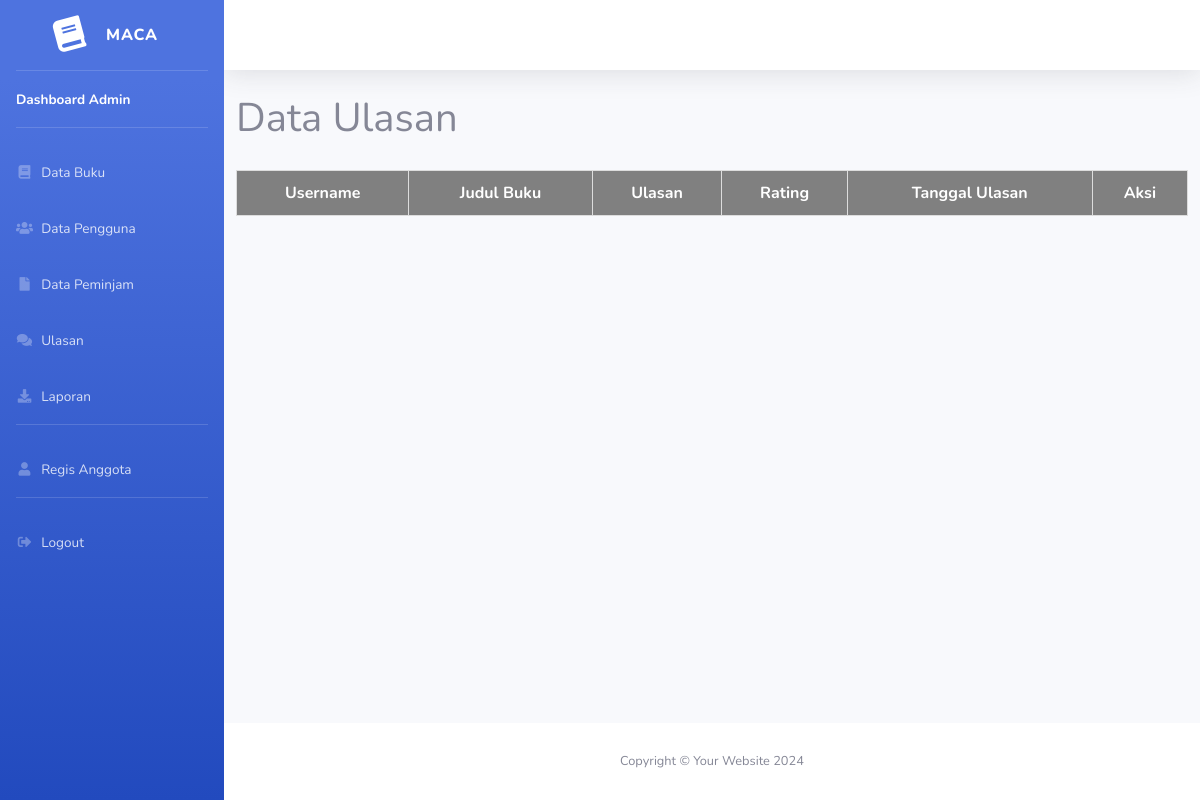
Page /admin/data_ulasan.php on the earlier database version.
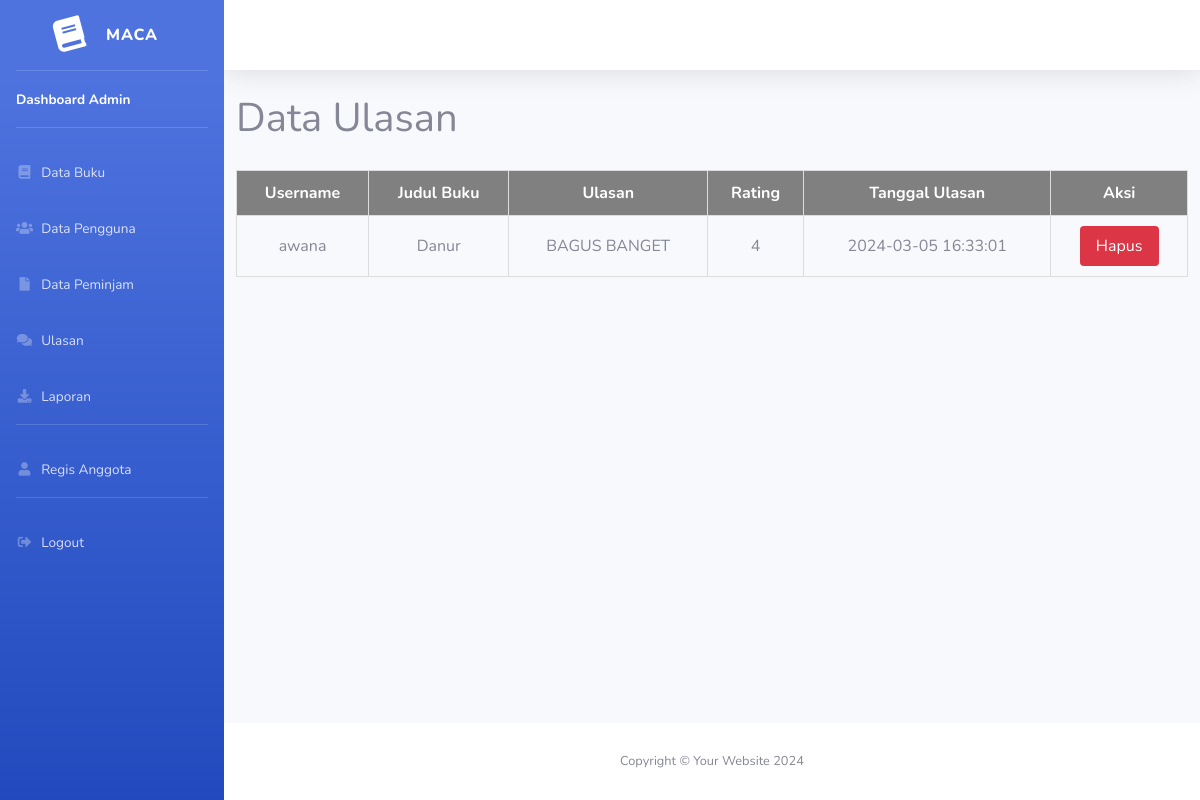
Same page on the later database version.
### tables this page shows
CREATE TABLE `buku_ulasan` (
  `ulasan_id` int(11) NOT NULL,
  `buku_id` int(11) NOT NULL,
  `user_id` int(11) NOT NULL,
  `ulasan` varchar(100) NOT NULL,
  `rating` int(11) NOT NULL,
  `created_at` timestamp NOT NULL DEFAULT current_timestamp() ON UPDATE current_timestamp()
);

CREATE TABLE `user` (
  `user_id` int(11) NOT NULL,
  `perpus_id` int(11) NOT NULL,
  `username` varchar(50) NOT NULL,
  `password` varchar(255) NOT NULL,
  `email` varchar(50) NOT NULL,
  `nama_lengkap` varchar(50) NOT NULL,
  `no_hp` varchar(50) NOT NULL,
  `alamat` varchar(100) NOT NULL,
  `role` varchar(50) NOT NULL,
  `created_at` timestamp NOT NULL DEFAULT current_timestamp() ON UPDATE current_timestamp()
);

CREATE TABLE `buku` (
  `buku_id` int(11) NOT NULL,
  `perpus_id` int(11) NOT NULL,
  `judul` varchar(100) NOT NULL,
  `sinopsis` varchar(1000) NOT NULL,
  `cover` varchar(255) NOT NULL,
  `pdf_path` varchar(255) NOT NULL,
  `penulis` varchar(50) NOT NULL,
  `penerbit` varchar(50) NOT NULL,
  `tahun_terbit` date NOT NULL,
  `kategori_id` int(11) NOT NULL,
  `stok` varchar(255) NOT NULL,
  `created_at` timestamp NOT NULL DEFAULT current_timestamp() ON UPDATE current_timestamp()
);

### admin/data_ulasan.php (the view, shortened to what the changed rows need)
<!DOCTYPE html>
<html lang="en">
<head>
    <link href="assets/vendor/fontawesome-free/css/all.min.css" rel="stylesheet" type="text/css">
    <link href="assets/css/sb-admin-2.min.css" rel="stylesheet">
</head>
<body id="page-top">
    <div id="wrapper">
        <div id="content-wrapper" class="d-flex flex-column">
            <div id="content">
                <div class="container-fluid">
                    <div class="row">
                        <h1>Data Ulasan</h1>
                        <table>
                            <thead>
                                <tr>
                                    <th>Username</th>
                                    <th>Judul Buku</th>
                                    <th>Ulasan</th>
                                    <th>Rating</th>
                                    <th>Tanggal Ulasan</th>
                                    <th>Aksi</th>
                                </tr>
                            </thead>
                            <tbody>
                                <?php
                                    include "koneksi.php";
                                    $sql = "SELECT buku_ulasan.ulasan_id, buku.judul AS judul_buku, buku_ulasan.ulasan, buku_ulasan.rating, buku_ulasan.created_at, user.username
                                    FROM buku_ulasan
                                    INNER JOIN buku ON buku_ulasan.buku_id = buku.buku_id
                                    INNER JOIN user ON buku_ulasan.user_id = user.user_id";
                                    $result = mysqli_query($koneksi, $sql);
                                    while ($row = mysqli_fetch_assoc($result)) {
                                        echo "<tr>";
                                        echo "<td>" . $row['username'] . "</td>";
                                        echo "<td>" . $row['judul_buku'] . "</td>";
                                        echo "<td>" . $row['ulasan'] . "</td>";
                                        echo "<td>" . $row['rating'] . "</td>";
                                        echo "<td>" . $row['created_at'] . "</td>";
                                        echo "<td><button class='hapus-btn' data-id='" . $row['ulasan_id'] . "' onclick='konfirmasiHapus()'>Hapus</button></td>";
                                        echo "</tr>";
                                                 }
                                    ?>
                            </tbody>
                        </table>
                    </div>
                </div>
            </div>
        </div>
    </div>
</body>
</html>

Differences in the rows shown:
added buku_ulasan: user.username "awana", buku.judul "Danur", ulasan "BAGUS BANGET", rating "4", created_at "2024-03-05 16:33:01"
